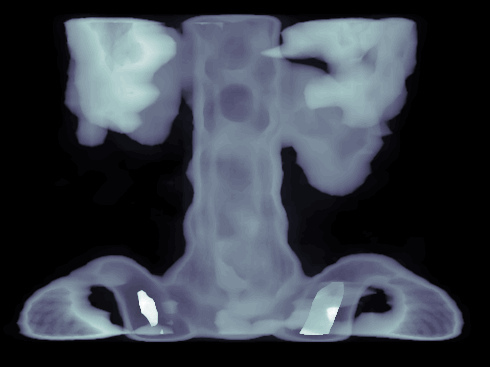
%> input picture P1/spine.jpg, 490 x 367 px
$ octave P1.m   (GNU Octave 9; MATLAB toolbox functions it lacks are replaced by stand-ins)
%> lines starting %> are read from the running program, lines starting %| are printed output that depends on the picture
%Ejercicio 1:
clear all;
close all;
x=[-2:0.05:2,2:0.01:4];
y1=x.^2-x+3;
y2=2*x+1;
f=y1.*((x>=-2)&(x<2))+y2.*((x<4)&(x>=2));
plot(x,f,'m');hold off;
axis([-10 10 -10 10]);
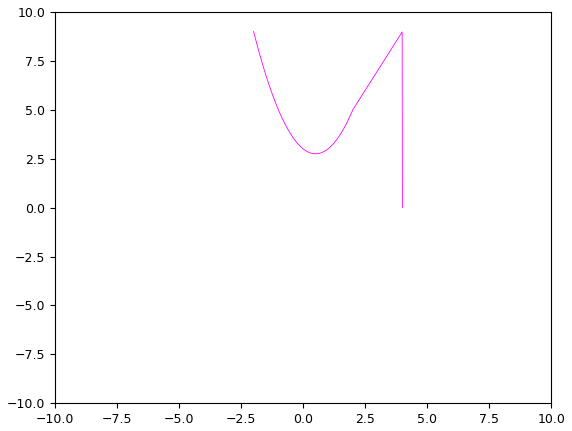
%> figure redrawn from the program's plot data

%Ejercicio 2:
clear all;
close all;
x=[-5:0,02:5];
y1=x.^2-3*x-2;
y2=x.^3-2*x+1;
%Ahora imprimimos todo:
subplot(2,1,1);plot(x,y1,'g-');hold on;
subplot(2,1,1);plot(2,1,'rx');hold on;
subplot(2,1,2);plot(x,y2,'b-');hold on;
subplot(2,1,2);plot(2,1,'rx');hold off;
%> after `plot(2,1,'rx')`:
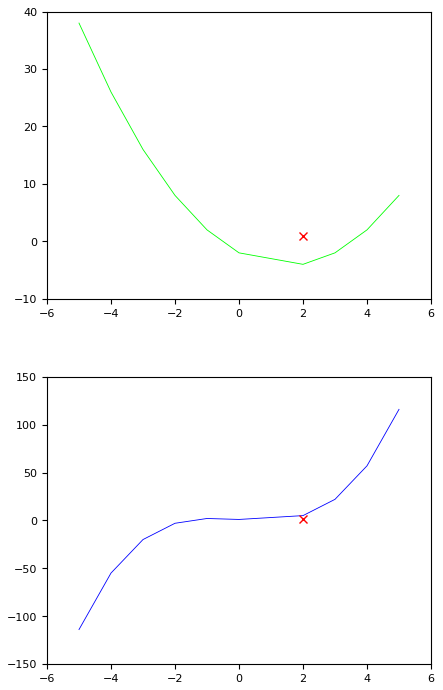
%> figure redrawn from the program's plot data, 2 panels; panel 1: curve peaks at x = -5, y = 38; panel 2: curve peaks at x = 5, y = 116

%Ejercicio 3:
clear all;
close all;
A=imread('spine.jpg');
%> A is the input picture: size 367x490x3 uint8; mean R, G, B 55.9, 61.9, 71.5
B=imnoise(A,'salt & pepper',0.05);  %Generamos la imagen con ruido.
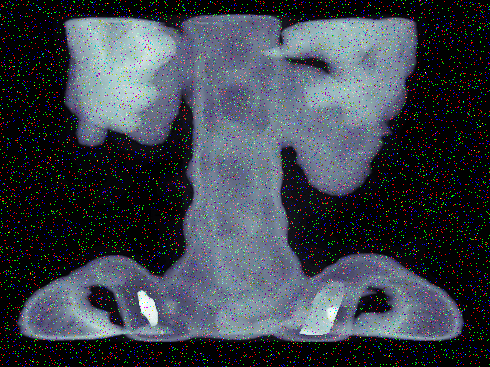
%> B: size 367x490x3 uint8; mean R, G, B 59.6, 65.1, 74.4
f1=fspecial('average');
f2=fspecial('average',[9,9]);
f3=fspecial('gaussian');
B1=imfilter(B,f1);
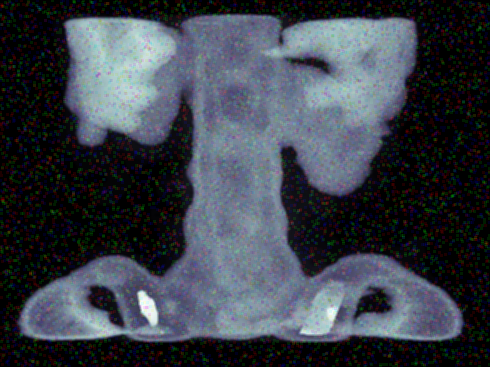
%> B1: size 367x490x3 uint8; mean R, G, B 59.6, 65.1, 74.3
B2=imfilter(B,f2);
B3=imfilter(B,f3);
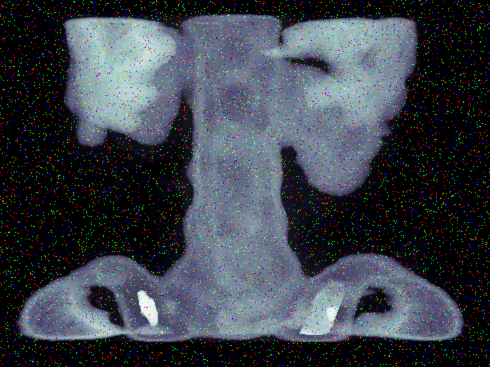
%> B3: size 367x490x3 uint8; mean R, G, B 59.6, 65.1, 74.3; mean of the top-left, top-right, bottom-left and bottom-right quarters 74.7, 75.4, 58.3, 57.1
subplot(3,3,2);subimage(A);title("Imagen original.");
subplot(3,3,5);subimage(B);title("Imagen con ruido.");
subplot(3,3,7);subimage(B1);title("Imagen con f1.");
subplot(3,3,9);subimage(B2);title("Imagen con f2.");
subplot(3,3,8);subimage(B3);title("Imagen con f3.");
%El f2 elimina mejor el ruido, esto se debe a que el tama駉 del filtro es
%mayor. Al no haber aplicado un ruido gaussiano, el filtro gaussiano es
%odviamente ineficaz.

%Ejercicio 4:
clear all;
close all;
A=imread('peppers.jpg');
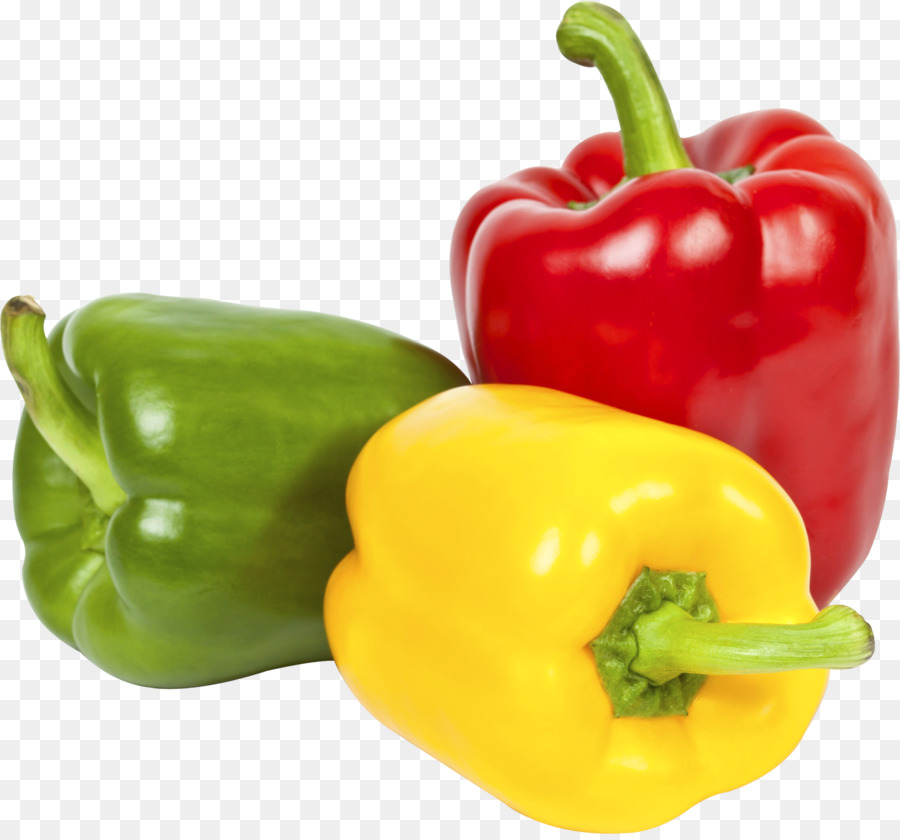
%> input picture P1/peppers.jpg, 900 x 840 px
%> A is the input picture: size 840x900x3 uint8; mean R, G, B 215.1, 185.3, 129.6
B=imnoise(A,'gaussian');
%> B: size 840x900x3 uint8
f1=fspecial('average');
f2=fspecial('average',[9,9]);
f3=fspecial('gaussian');
B1=imfilter(B,f1);
%> B1: size 840x900x3 uint8
B2=imfilter(B,f2);
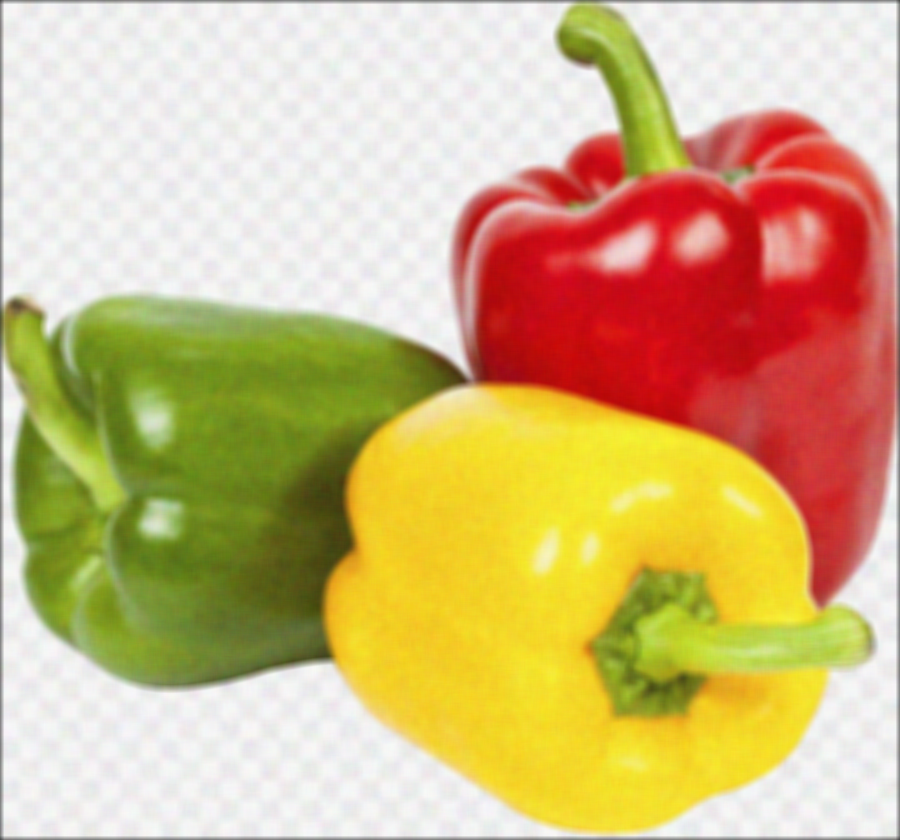
%> B2: size 840x900x3 uint8; mean R, G, B 209.1, 181.7, 126.4
B3=imfilter(B,f3);
%> B3: size 840x900x3 uint8
subplot(3,3,2);subimage(A);title("Imagen original.");
subplot(3,3,5);subimage(B);title("Imagen con ruido.");
subplot(3,3,7);subimage(B1);title("Imagen con f1.");
subplot(3,3,9);subimage(B2);title("Imagen con f2.");
subplot(3,3,8);subimage(B3);title("Imagen con f3.");
%Aparentemente, el filtro 9x9 y el gaussiano son los mejores para remover
%el ruido de esta imagen.
